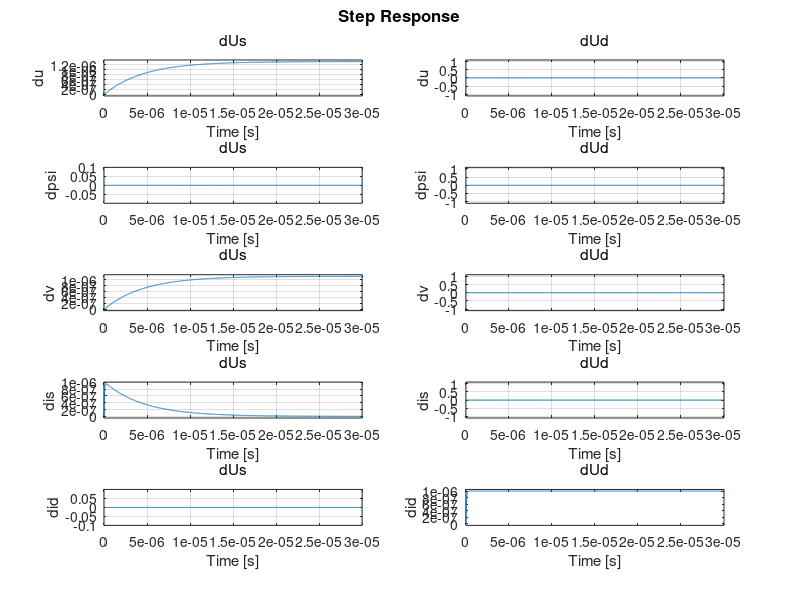

The MATLAB script that drew this image:
% Système boucle ouverte et linéarisation

clear, clc
format short g

%% True Parameters
% Masses
mw=0.1;
mb=1;
M=1.2;

% Distances
rho=0.07;
l=0.02;
d=0.015; % distance A-C

% Electriques
L=0.05;
R=1e6;
% r;

% Couples
k=2.63e4;
% alpha=34.6;
% beta=2.06e5;

% Moments inertie
Iwy=2.45e-4;
Ipsi=1.53e-2;

% Utilitaire
beta = (M + 2*Iwy/rho^2);
gamma = Ipsi + mb*d^2; 

%% Nominal Equilibrium Point
Ubar = 12;

ubar = rho/2/k*Ubar; % m/s
psibar = 0;
vbar = 0;

% base right, left
irbar = 0;
ilbar = 0;
statebar = [ubar; psibar; vbar; irbar; ilbar];

% base sum, diff
isbar = 0;
idbar = 0;
statebar = [ubar; psibar; vbar; isbar; idbar];



%% Linéarisation (système complet)

% base sum, diff
A = [0 0 0 k/beta/rho 0;
    0 0 1 0 0;
    0 0 mb*d*rho*Ubar/2/gamma/k l*k/2/gamma/rho 0;
    -2*k/L/rho 0 0 -R/L 0;
    0 0 -k*l/L/rho 0 -R/L];

B = [0 0;
    0 0;
    0 0;
    1/L 0;
    0 1/L];

% Coefficients
alpha1 = -A(1,4)
alpha2 = -A(2,3)
alpha3 = -A(3,3)
alpha4 = -A(3,4)
alpha5 = A(4,1)
alpha6 = A(4,4)
alpha7 = A(5,3)

% Bd = 0;

sys = ss(A,B,eye(5),0);
set(sys,'InputName',{'dUs','dUd'},'OutputName',{'du','dpsi','dv','dis','did'})

figure(1), step(sys), grid

sort(eig(A)) % 3 vp très négatives, 1 vp nulle, 1 vp > 0 faible donc non stable

%% Optionnel: vérification du linéarisé avec SCD linearizer

